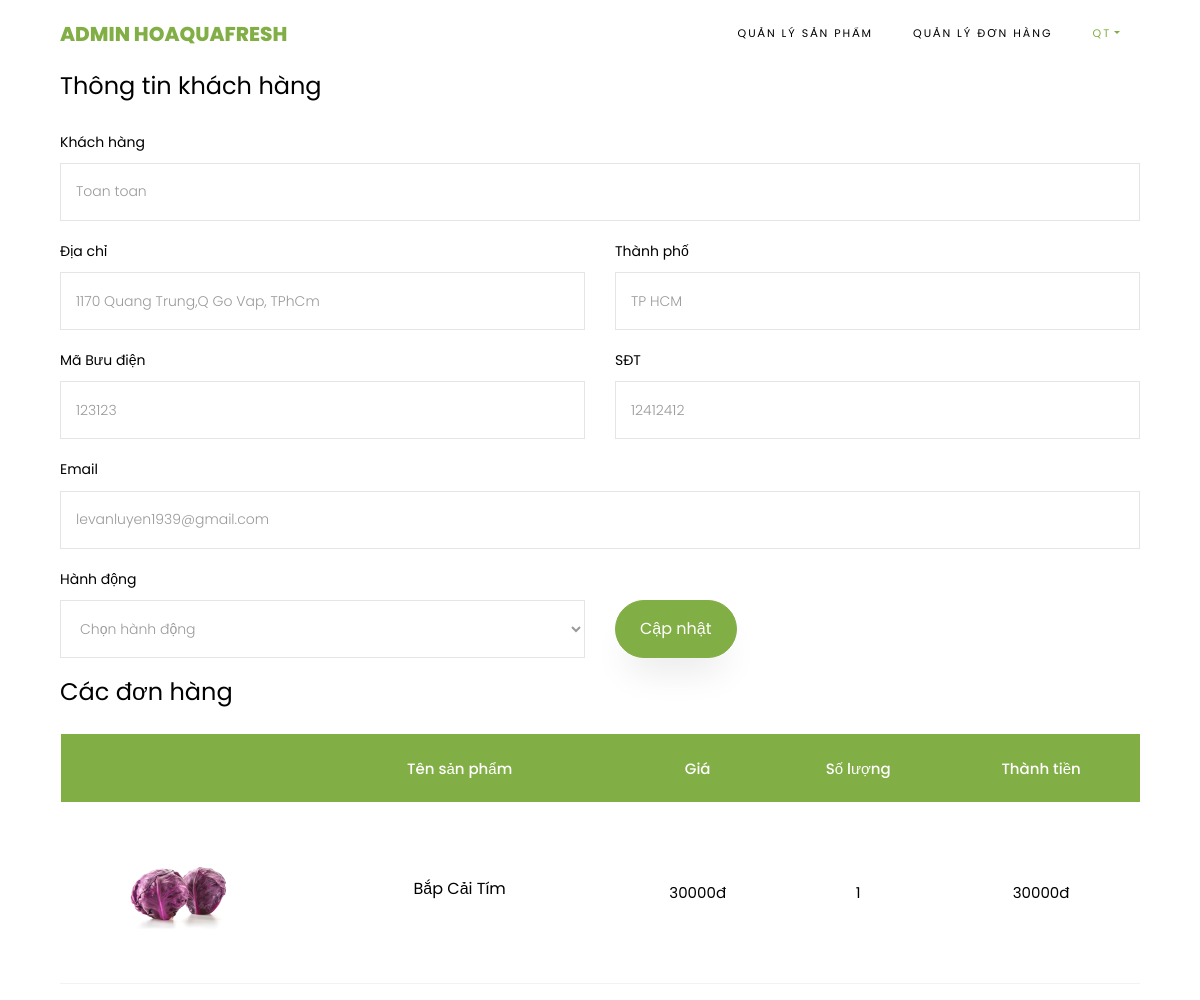
Screenshot of /admin.php?ctrller=order&act=detail&id=12 (signed in) with the database file from the repository.
### tables this page shows
CREATE TABLE `customer` (
  `id` int(100) NOT NULL,
  `name` varchar(255) NOT NULL,
  `address` varchar(255) NOT NULL,
  `city` varchar(25) NOT NULL,
  `zip` int(50) NOT NULL,
  `phone` int(20) NOT NULL,
  `email` varchar(60) NOT NULL,
  `time` datetime NOT NULL,
  `status` int(1) NOT NULL DEFAULT 0
);

### model/database.php (called while the page is built, shortened)
<?php
    class DATABASE
    {
        private $host = 'localhost';
        private $dbname = 'hoaqua';
        private $username = 'root';
        private $password = '';
        private $options =array(PDO::MYSQL_ATTR_INIT_COMMAND => "SET NAMES utf8");
        private $sql="";
        private $DBH="";
        function __construct()
        {
            $this->DBH = new PDO('mysql:host='.$this->host.';dbname='.$this->dbname,$this->username,$this->password,$this->options);
        }
        function SetQuery($_sql)
        {
            $this->sql=$_sql;
        }
        function ThucHienTruyVan()
        {
            $result=$this->DBH->query($this->sql);
            return $result;
        }
    }
?>

### model/customer.php (called while the page is built, shortened)
<?php
    include_once('database.php');
    class CUSTOMER extends DATABASE
    {
        function getorderById($id)
        {
            $this->result=$this->ThucHienTruyVan();
            $row=$this->result->fetch(pdo::FETCH_ASSOC);
            return $row;
        }
        function getorderdetail($id)
        {
            $this->result=$this->ThucHienTruyVan();
            return $this->result;
        }
    }
    ?>

### view/admin/order/editorder.php (the view, shortened to what this page needs)
<div class="col-xl-12 ftco-animate">
						<form action="admin.php?ctrller=order&act=update" method="post" enctype="multipart/form-data" class="billing-form">
							<h3 class="mb-4 billing-heading">Thông tin khách hàng</h3>
	          	<div class="row align-items-end">
	          		<div class="col-md-12">
	                <div class="form-group">
	                	<label for="firstname">Khách hàng</label>
	                  <input type="text" class="form-control" readonly value="<?php echo $od['name'] ?>">
	                </div>
	              </div>
		            <div class="col-md-6">
		            	<div class="form-group">
	                	<label for="towncity">Địa chỉ</label>
	                  <input type="text" class="form-control" readonly value="<?php echo $od['address'] ?>">
	                </div>
		            </div>
		            <div class="col-md-6">
		            	<div class="form-group">
		            		<label for="postcodezip">Thành phố</label>
	                  <input type="text" class="form-control" readonly value="<?php echo $od['city'] ?>">
	                </div>
		            </div>
		            <div class="col-md-6">
		            	<div class="form-group">
	                	<label for="towncity">Mã Bưu điện</label>
	                  <input type="text" class="form-control" readonly value="<?php echo $od['zip'] ?>">
	                </div>
		            </div>
		            <div class="col-md-6">
		            	<div class="form-group">
		            		<label for="postcodezip">SĐT</label>
	                  <input type="text" class="form-control" readonly value="<?php echo $od['phone'] ?>">
	                </div>
		            </div>
		            <div class="col-md-12">
		            	<div class="form-group">
	                	<label for="streetaddress">Email</label>
	                  <input type="text" class="form-control" readonly value="<?php echo $od['email'] ?>">
	                </div>
		            </div>
				<div class="col-md-6">
		            	<div class="form-group">
	                	<label for="towncity">Hành động</label>
						<select name="status" class="form-control">
						<option value="<?php echo $od['status'] ?>">Chọn hành động</option>
                        </select>
	                </div>
		            </div>
		            <div class="col-md-6">
		            	<div class="form-group">
						<button class="btn btn-primary py-3 px-4" type="submit" name="submit">Cập nhật</button>
	                </div>
		            </div>
	          </form>
					</div>
<h3 class="mb-4 billing-heading">Các đơn hàng</h3>
	<table class="table">
		<thead class="thead-primary">
			<tr class="text-center">
			<th>&nbsp;</th>
			<th>Tên sản phẩm</th>
			<th>Giá</th>
			<th>Số lượng</th>
			<th>Thành tiền</th>
			</tr>
		</thead>
		<tbody>
			<?php
				foreach ($items as $it){
					echo'<tr class="text-center">
					<td class="image-prod"><div class="img" style="background-image:url(assets/images/'.$it['img'].');"></div></td>
					<td class="product-name">
						<h3>'.$it['name'].'</h3>
					</td>
					<td class="price">'.$it['price'].'đ</td>
					<td class="price">'.$it['quantity'].'</td>
					<td class="total">'.$it['price']*$it['quantity'].'đ</td>
					</tr>';
				}
			?>
		</tbody>
		</table>

### rows the page displays
customer: name "Toan toan", address "1170 Quang Trung,Q Go Vap, TPhCm", city "TP HCM", zip "123123", phone "12412412", email "levanluyen1939@gmail.com"

### other values shown
$_SESSION["admin"] "QT"
$it['name'] "Bắp Cải Tím"
$it['price'] "30000"
$it['quantity'] "1"
$it['price']*$it['quantity'] "30000"
